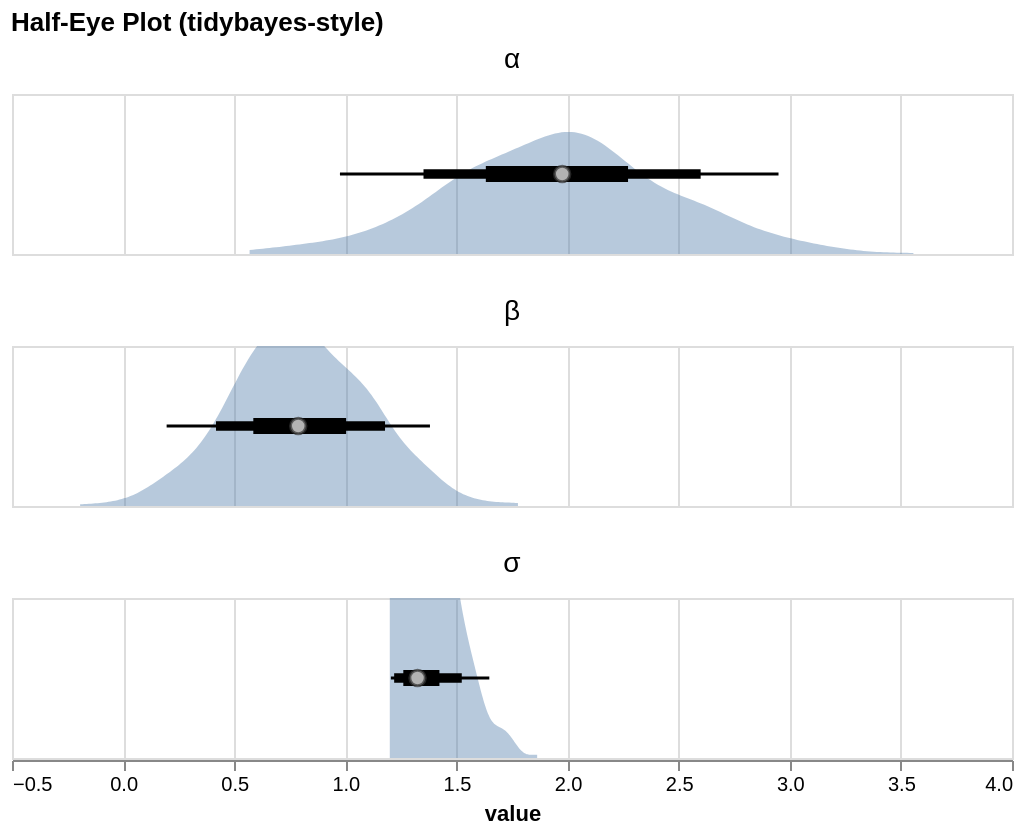

The Vega-Lite source for this figure:
### Vega-Lite specification from a JSON file in a GitHub repository (floating-point values rounded to 4 significant figures; data arrays with more than 128 entries replaced by an {"elided": "..."} marker saying what was removed)
{"$schema": "https://vega.github.io/schema/vega-lite/v5.json", "columns": 1, "data": {"values": {"elided": "1500 records"}}, "facet": {"field": "parameter", "header": {"labelFontSize": 14, "title": null}, "type": "nominal"}, "spec": {"height": 80, "layer": [{"encoding": {"x": {"field": "val", "title": "value", "type": "quantitative"}, "y": {"axis": null, "field": "dens", "title": null, "type": "quantitative"}}, "mark": {"opacity": 0.4, "orient": "vertical", "type": "area"}, "params": [{"bind": "scales", "name": "grid", "select": {"encodings": ["x", "y"], "type": "interval"}}], "transform": [{"as": ["val", "dens"], "density": "value"}]}, {"encoding": {"x": {"aggregate": "min", "field": "val", "type": "quantitative"}, "x2": {"aggregate": "max", "field": "val"}}, "mark": {"strokeWidth": 1.5, "type": "rule"}, "transform": [{"as": ["prob", "val"], "probs": [0.025, 0.975], "quantile": "value"}, {"fold": ["val"]}]}, {"encoding": {"x": {"aggregate": "min", "field": "val", "type": "quantitative"}, "x2": {"aggregate": "max", "field": "val"}}, "mark": {"strokeWidth": 4.75, "type": "rule"}, "transform": [{"as": ["prob", "val"], "probs": [0.1, 0.9], "quantile": "value"}, {"fold": ["val"]}]}, {"encoding": {"x": {"aggregate": "min", "field": "val", "type": "quantitative"}, "x2": {"aggregate": "max", "field": "val"}}, "mark": {"strokeWidth": 8.0, "type": "rule"}, "transform": [{"as": ["prob", "val"], "probs": [0.25, 0.75], "quantile": "value"}, {"fold": ["val"]}]}, {"encoding": {"x": {"field": "val", "type": "quantitative"}}, "mark": {"color": "white", "filled": true, "size": 60, "stroke": "#333", "strokeWidth": 1.5, "type": "point"}, "transform": [{"as": ["prob", "val"], "probs": [0.5], "quantile": "value"}]}], "width": 500}, "title": "Half-Eye Plot (tidybayes-style)"}
